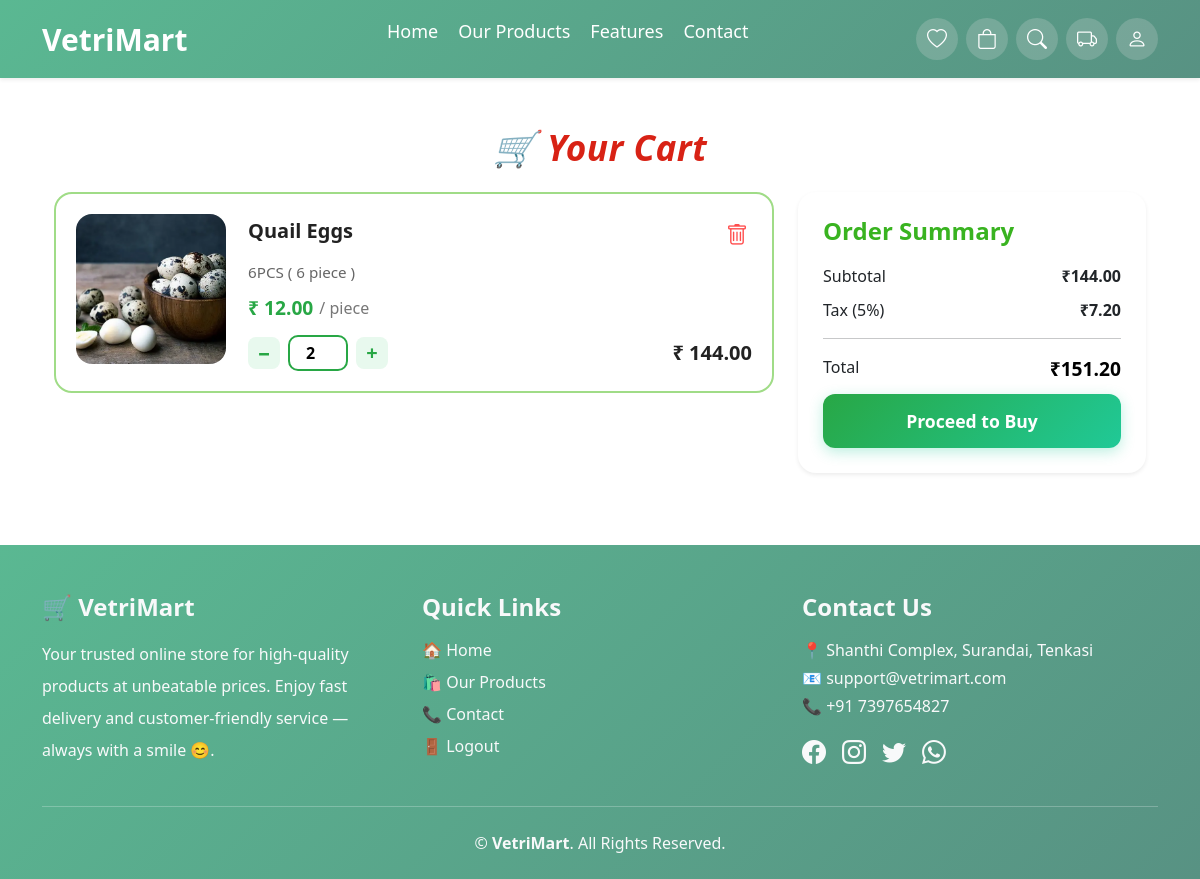
/cart/ (signed in), run on the app's committed database.
### core/models.py (models this page shows, shortened)
class CartItem(models.Model):
    user = models.ForeignKey(settings.AUTH_USER_MODEL, related_name='cart_items', on_delete=models.CASCADE)
    product = models.ForeignKey(Product, on_delete=models.CASCADE)
    weight = models.CharField(max_length=50)
    quantity = models.PositiveIntegerField(default=1)

class Product(models.Model):
    UNIT_CHOICES = [
        ("kg", "Kilogram"),
        ("g", "Gram"),
        ("litre", "Litre"),
        ("ml", "Millilitre"),
        ("piece", "Piece"),
        ("pack", "Pack"),
        ("dozen", "Dozen"),
    ]
    category = models.ForeignKey(Category, related_name='products', on_delete=models.CASCADE)
    vendor = models.ForeignKey(
        settings.AUTH_USER_MODEL, on_delete=models.CASCADE,
        null=True, blank=True, related_name='vendor_products'
    )
    title = models.CharField(max_length=200)
    description = models.TextField(blank=True, null=True)
    base_price = models.DecimalField(max_digits=8, decimal_places=2)
    image = models.ImageField(upload_to='products/')
    unit = models.CharField(max_length=20, choices=UNIT_CHOICES, default="kg")
    weight_options = models.CharField(max_length=200, default="500G,1KG,2KG")
    wishlist_users = models.ManyToManyField(
        settings.AUTH_USER_MODEL, related_name='wishlist', blank=True
    )
    is_offer = models.BooleanField(default=False)
    discount_percent = models.PositiveIntegerField(default=0)
    offer_start = models.DateTimeField(null=True, blank=True)
    offer_end = models.DateTimeField(null=True, blank=True)
    @property
    def is_offer_active(self):
        if not self.is_offer:
            return False
        now = timezone.now()
        if self.offer_start and self.offer_end:
            return self.offer_start <= now <= self.offer_end
        return True
    def convert_weight_value(self, weight_str):
        if not weight_str:
            return Decimal("1")
        w = weight_str.upper().strip().replace(" ", "")
        w = (w.replace("GRAMS", "G").replace("GRAM", "G").replace("GMS", "G")
               .replace("LITRE", "L").replace("LTR", "L").replace("LITER", "L")
               .replace("MILLILITRE", "ML").replace("MILLILITER", "ML"))
        if self.unit == "kg":
            if w.endswith("KG"):
                return Decimal(w.replace("KG", ""))
            if w.endswith("G"):
                return Decimal(w.replace("G", "")) / Decimal("1000")
        if self.unit == "g":
            if w.endswith("G"):
                return Decimal(w.replace("G", "")) / Decimal("1000")
            if w.endswith("KG"):
                return Decimal(w.replace("KG", ""))
        if self.unit == "litre":
            if w.endswith("L") and not w.endswith("ML"):
                return Decimal(w.replace("L", ""))
            if w.endswith("ML"):
                return Decimal(w.replace("ML", "")) / Decimal("1000")
        if self.unit == "ml":
            if w.endswith("ML"):
                return Decimal(w.replace("ML", "")) / Decimal("1000")
            if w.endswith("L"):
                return Decimal(w.replace("L", ""))
        if self.unit == "piece":
            digits = ''.join(filter(str.isdigit, w))
            return Decimal(digits) if digits else Decimal("1")

### core/views.py (the view, shortened to what this page needs)
# urls.py: path('cart/', views.cart_view, name='cart'),
def cart_view(request):
    if request.user.is_authenticated:
        cart_items = CartItem.objects.filter(user=request.user)
        subtotal = Decimal("0.00")
        for item in cart_items:
            weight_multiplier = Decimal(str(item.product.convert_weight_value(item.weight)))
            item.converted_weight_display = weight_multiplier
            unit_price = item.product.discounted_price if item.product.is_offer_active else item.product.base_price
            item.final_price = (unit_price * weight_multiplier * Decimal(item.quantity))
            subtotal += item.final_price
        tax = subtotal * Decimal("0.05")
        total = subtotal + tax
        return render(request, "core/cart.html", {
            "cart_items": cart_items,
            "subtotal": subtotal,
            "tax": tax,
            "total": total,
            "is_guest": False,
        })

### core/templates/core/cart.html (shortened to what this page needs)
{% extends 'core/base.html' %}
{% load static %}
{% load wishlist_tags %}
{% block extra_css %}
<link rel="stylesheet" href="{% static 'css/cart.css' %}">
{% endblock %}
{% block content %}
<div class="container cart-container py-4">
    <h2 class="text-center fw-bold mb-4 cart-title-main wishlist-heading">🛒 Your Cart</h2>
    {% if cart_items %}
    <div class="row g-4">
        <div class="col-lg-8">
            {% for item in cart_items %}
            <div class="cart-item {% if is_guest %}guest-item{% endif %}"
                 {% if is_guest %}
                     data-pid="{{ item.product_id }}"
                     data-weight="{{ item.weight }}"
                 {% else %}
                     data-id="{{ item.id }}"
                 {% endif %}
            >
                <div class="cart-img-box">
                    {% if is_guest %}
                        <img src="{{ item.image }}" alt="{{ item.title }}">
                    {% else %}
                        <img src="{{ item.product.image.url }}" alt="{{ item.product.title }}">
                    {% endif %}
                </div>
                <div class="cart-info-box">
                    <div class="cart-item-header">
                        <h5 class="cart-item-title">
                            {% if is_guest %}
                                {{ item.title }}
                            {% else %}
                                {{ item.product.title }}
                            {% endif %}
                        </h5>
                        {% if is_guest %}
                            <a href="{% url 'remove_from_cart_guest' forloop.counter0 %}" class="remove-icon">
                                <i class="bi bi-trash"></i>
                            </a>
                        {% else %}
                            <a href="{% url 'remove_from_cart' item.id %}" class="remove-icon">
                                <i class="bi bi-trash"></i>
                            </a>
                        {% endif %}
                    </div>
                    <p class="cart-weight">
                        {{ item.weight }}
                        <span class="unit">(
                            {% if is_guest %}
                                {{ item.converted_weight }} {{ item.unit }}
                            {% else %}
                                {{ item.converted_weight_display }} {{ item.product.unit }}
                            {% endif %}
                        )</span>
                    </p>
                    <div class="cart-price-line">
                        {% if not is_guest and item.product.is_offer_active %}
                            <span class="old-price">₹{{ item.product.base_price|floatformat:2 }}</span>
                            <span class="new-price">₹{{ item.product.discounted_price|floatformat:2 }}</span>
                        {% else %}
                            <span class="new-price">₹
                                {% if is_guest %}{{ item.unit_price }}
                                {% else %}{{ item.product.base_price|floatformat:2 }}
                                {% endif %}
                            </span>
                        {% endif %}
                        <span class="per-unit">/
                            {% if is_guest %}{{ item.unit }}{% else %}{{ item.product.unit }}{% endif %}
                        </span>
                    </div>
                    <div class="cart-bottom-row">
                        <div class="qty-control">
                            <button class="qty-btn minus" type="button">−</button>
                            <input type="number"
                                   class="qty-input"
                                   min="1"
                                   value="{{ item.quantity }}"
                                   data-id="{% if is_guest %}{{ forloop.counter0 }}{% else %}{{ item.id }}{% endif %}">
                            <button class="qty-btn plus" type="button">+</button>
                        </div>
                        <div class="item-total">
                            ₹<span id="price-{% if is_guest %}{{ forloop.counter0 }}{% else %}{{ item.id }}{% endif %}">
                                {{ item.final_price|floatformat:2 }}
                            </span>
                        </div>
                    </div>
                </div>
            </div>
            {% endfor %}
        </div>
        <div class="col-lg-4">
            <div class="order-summary-card shadow-sm">
                <h4 class="summary-title">Order Summary</h4>
                <div class="summary-row">
                    <span>Subtotal</span>
                    <strong>₹<span id="subtotal">{{ subtotal|floatformat:2 }}</span></strong>
                </div>
                <div class="summary-row">
                    <span>Tax (5%)</span>
                    <strong>₹<span id="tax">{{ tax|floatformat:2 }}</span></strong>
                </div>
                <hr>
                <div class="summary-total-row">
                    <span>Total</span>
                    <strong>₹<span id="total">{{ total|floatformat:2 }}</span></strong>
                </div>
                {% if user.is_authenticated %}
                    <a href="{% url 'payment_page' %}" class="checkout-btn">Proceed to Buy</a>
                {% else %}
                    <a href="{% url 'login' %}?next={% url 'payment_page' %}" class="checkout-btn">Proceed to Buy</a>
                {% endif %}
            </div>
        </div>
    </div>
    {% else %}
        <div class="alert alert-warning text-center mt-5">Your cart is empty.</div>
    {% endif %}
</div>
{% endblock %}

### core/static/css/cart.css (style rules this page uses)
.cart-item { display: flex; gap: 22px; padding: 20px; border: 2px solid #a0dc87 !important; background: transparent; border-radius: 18px; margin-bottom: 20px; align-items: flex-start; position: relative; }
.cart-img-box img { width: 150px; height: 150px; object-fit: cover; border-radius: 16px; }
.cart-info-box { flex: 1; display: flex; flex-direction: column; }
.cart-item-header { display: flex; justify-content: space-between; align-items: center; margin-bottom: 6px; }
.cart-item-title { font-size: 1.25rem; font-weight: 700; color: #222; }
.remove-icon { font-size: 22px; color: #ff4d4d; padding: 4px; display: flex; align-items: center; border-radius: 6px; }
.cart-weight { font-size: 0.95rem; color: #666; margin-bottom: 10px; }
.cart-price-line { display: flex; align-items: center; gap: 6px; margin-bottom: 12px; }
.new-price { font-size: 1.2rem; font-weight: 700; color: #28a745; }
.per-unit { color: #777; }
.cart-bottom-row { display: flex; justify-content: space-between; align-items: center; margin-top: auto; }
.qty-control { display: flex; align-items: center; gap: 8px; }
.qty-btn { width: 32px; height: 32px; border-radius: 8px; border: none; background: #e8f9ee; color: #28a745; font-weight: 700; font-size: 20px; }
.qty-input { width: 60px; height: 36px; border: 2px solid #28a745; text-align: center; border-radius: 10px; font-weight: 600; }
.item-total { font-size: 1.25rem; font-weight: 700; color: #222; }
.order-summary-card { padding: 25px; background: #fff; border-radius: 18px; box-shadow: 0 6px 20px rgba(0,0,0,0.06); }
.summary-title { font-weight: 700; margin-bottom: 18px; color:#39b320; }
.summary-row, .summary-total-row { display: flex; justify-content: space-between; margin-bottom: 10px; }
.summary-total-row strong { font-size: 1.2rem; color: #000; }
.checkout-btn { display: block; width: 100%; text-align: center; padding: 14px 20px; background: linear-gradient(135deg, #28a745, #20c997); color: white; font-size: 1.1rem; font-weight: 700; border-radius: 12px; text-decoration: none; transition: 0.25s ease; box-shadow: 0 4px 14px rgba(32, 201, 151, 0.3); }
.wishlist-heading { font-size: 2.2rem; font-weight: 800; font-style: italic; letter-spacing: 0.5px; color: #d82215; opacity: 0; animation: fadeDown 0.7s ease forwards, shimmerGlow 3s infinite ease-in-out; }

### data on the page
CartItem: product.image (picture), product "Quail Eggs", weight "6PCS", converted_weight_display "6", product.unit "piece", product.base_price "12.00", quantity "2", final_price "144.00"

### other printed values
{{ subtotal|floatformat:2 }} "144.00"
{{ tax|floatformat:2 }} "7.20"
{{ total|floatformat:2 }} "151.20"
